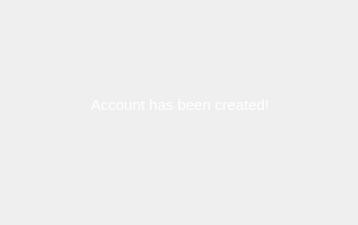
<?xml version="1.0" encoding="UTF-8"?>
<ui version="4.0">
 <class>admin_prompt</class>
 <widget class="QWidget" name="admin_prompt">
  <property name="geometry">
   <rect>
    <x>0</x>
    <y>0</y>
    <width>358</width>
    <height>225</height>
   </rect>
  </property>
  <property name="minimumSize">
   <size>
    <width>358</width>
    <height>225</height>
   </size>
  </property>
  <property name="maximumSize">
   <size>
    <width>358</width>
    <height>225</height>
   </size>
  </property>
  <property name="windowTitle">
   <string>Message</string>
  </property>
  <property name="windowIcon">
   <iconset>
    <normaloff>icon.png</normaloff>icon.png</iconset>
  </property>
  <property name="styleSheet">
   <string notr="true">QWidget#admin_prompt{
border-image: url(:images/gradient.png);
}</string>
  </property>
  <widget class="QWidget" name="verticalLayoutWidget">
   <property name="geometry">
    <rect>
     <x>30</x>
     <y>40</y>
     <width>300</width>
     <height>131</height>
    </rect>
   </property>
   <layout class="QVBoxLayout" name="verticalLayout">
    <item>
     <widget class="QLabel" name="label">
      <property name="font">
       <font>
        <pointsize>11</pointsize>
       </font>
      </property>
      <property name="text">
       <string>&lt;html&gt;&lt;head/&gt;&lt;body&gt;&lt;p&gt;&lt;span style=&quot; color:#ffffff;&quot;&gt;Account has been created!&lt;/span&gt;&lt;/p&gt;&lt;/body&gt;&lt;/html&gt;</string>
      </property>
      <property name="alignment">
       <set>Qt::AlignCenter</set>
      </property>
     </widget>
    </item>
   </layout>
  </widget>
 </widget>
 <resources>
  <include location="resource.qrc"/>
 </resources>
 <connections/>
</ui>
